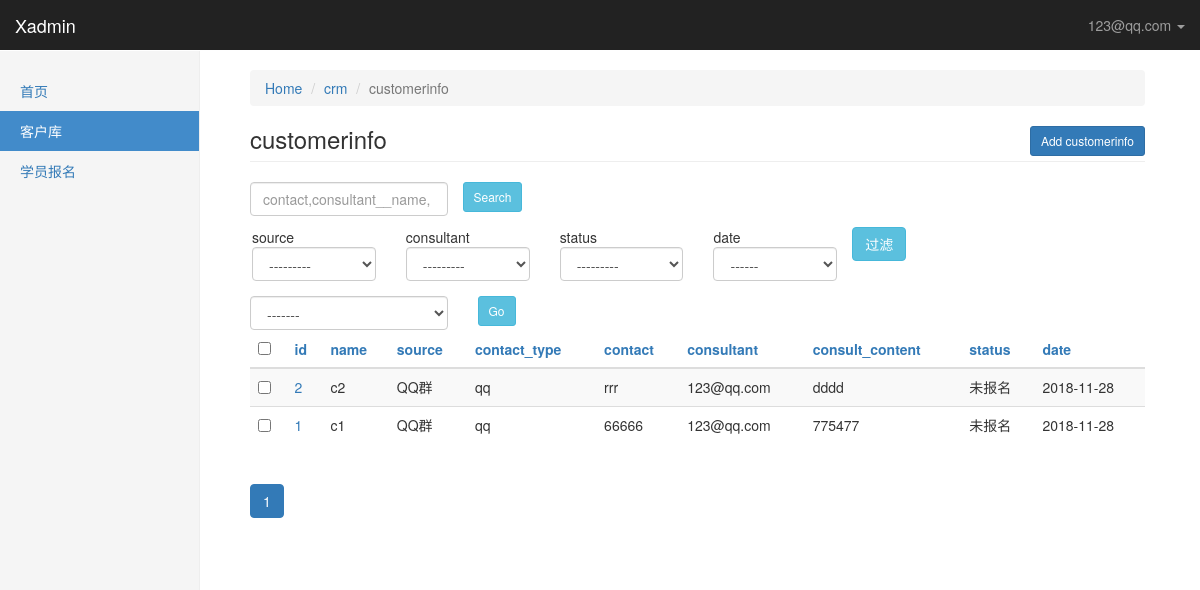
The app's page /xadmin/crm/customerinfo/ (signed in) with its own data.
### crm/models.py (models this page shows, shortened)
class UserProfile(AbstractBaseUser, PermissionsMixin):
    """
        自定制创建用户
            python manage createsuperuser
            request.user = userprofile
    """
    email = models.EmailField(
        verbose_name='email address',
        max_length=255,
        unique=True,
    )
    name = models.CharField(max_length=64, verbose_name="姓名")
    is_active = models.BooleanField(default=True)
    is_staff = models.BooleanField(default=True)
    role = models.ManyToManyField("Role", blank=True, null=True)
    objects = UserProfileManager()  # 用户认证
    USERNAME_FIELD = 'email'  # 用email字段当作用户名
    REQUIRED_FIELDS = ['name']
    def __str__(self):  # __unicode__ on Python 2
        return self.email
    class Meta:  # 自定义权限条目 对应auth_permission表
        permissions = (
            ('crm_table_list', '可以查看xadmin每张表里所有的数据'),
            ('crm_table_list_view', '可以访问xadmin表里每条数据的修改页'),
            ('crm_table_list_change', '可以对xadmin表里的每条数据进行修改'),
            ('crm_table_obj_add_view', '可以访问xadmin每张表的数据增加页'),
            ('crm_table_obj_add', '可以对xadmin每张表进行数据添加'),
        )

class Menus(models.Model):
    name = models.CharField(max_length=64)
    url_type_choices = ((0, 'absolute'), (1, 'dynamic'))
    url_type = models.SmallIntegerField(choices=url_type_choices, default=0)
    url_name = models.CharField(max_length=128)
    class Meta:
        unique_together = ('name', 'url_name')

class CustomerInfo(models.Model):
    name = models.CharField(max_length=64, default=None)
    contact_type_choices = ((0, 'qq'), (1, '微信'), (2, '手机'))
    contact_type = models.SmallIntegerField(choices=contact_type_choices, default=0)
    contact = models.CharField(max_length=64, unique=True)
    source_choices = ((0, 'QQ群'),
                      (1, '51CTO'),
                      (2, '百度推广'),
                      (3, '知乎'),
                      (4, '转介绍'),
                      (5, '其它'),
                      )
    source = models.SmallIntegerField(choices=source_choices)
    referral_from = models.ForeignKey("self", blank=True, null=True, verbose_name="转介绍")
    consult_courses = models.ManyToManyField("Course", verbose_name="咨询课程")
    consult_content = models.TextField(verbose_name="咨询内容")
    status_choices = ((0, '未报名'), (1, '已报名'), (2, '已退学'))
    status = models.SmallIntegerField(choices=status_choices)
    consultant = models.ForeignKey("UserProfile", verbose_name="课程顾问")
    id_num = models.CharField(max_length=128, blank=True, null=True)
    emergency_contact = models.PositiveIntegerField(blank=True, null=True)
    sex_choices = ((0, '男'), (1, '女'))
    sex = models.PositiveSmallIntegerField(choices=sex_choices, blank=True, null=True)
    date = models.DateField(auto_now_add=True)
    class Meta:
        verbose_name = "客户信息"
        verbose_name_plural = "客户信息"

### xadmin/views.py (the view, shortened to what this page needs)
# urls.py: url(r'^(\w+)/(\w+)/$', views.table_obj_list, name='table_obj_list'),
@login_required
def table_obj_list(request, app_name, model_name):
    admin_class = site.enabled_admins[app_name][model_name]
    querysets = admin_class.model.objects.all().order_by('-id')  # 递减 方便查看添加的数据
    querysets, filter_conditions = get_filter_result(request, querysets)
    admin_class.filter_conditions = filter_conditions  # 保留过滤条件
    querysets = get_searched_result(request, querysets, admin_class)
    admin_class.search_key = request.GET.get('_q', '')
    querysets, sorted_column = get_orderby_result(request, querysets, admin_class)
    paginator = Paginator(querysets, admin_class.list_per_page)  # 每页几条数据 返回<Paginator obj>
    page = request.GET.get('_page')
    try:
        querysets = paginator.page(page)  # page obj
    except PageNotAnInteger:
        querysets = paginator.page(1)
    except EmptyPage:
        querysets = paginator.page(paginator.num_pages)
    return render(request, 'xadmin/table_obj_list.html', locals())

### xadmin/templatetags/xadmin_tags.py (called while the page is built, shortened)
@register.simple_tag
def build_table_row(obj, admin_class):
    ele = ''
    if admin_class.list_display:
        for index, column in enumerate(admin_class.list_display):
            field_obj = admin_class.model._meta.get_field(column)   # 拿到字段对象
            if field_obj.choices:   # 判断字段是否是choices类型
                column_data = getattr(obj, 'get_%s_display' % column)()  # 获取choices别名 , get_field_display
            else:
                column_data = getattr(obj, column)
            td_ele = '<td>%s</td>' % column_data
            if index == 0:
                td_ele = '<td><a href="%s/change/">%s</a></td>' % (obj.id, column_data)
            ele += td_ele
    else:   # 未注册admin
        td_ele = '<td><a href=%s/change/>%s</a></td>' % (obj.id, obj)   # 默认返回obj的__str__
        ele += td_ele
    return mark_safe(ele)

@register.simple_tag
def render_paginator(querysets, admin_class, sorted_column):
    ele = '<ul class="pagination">'
    for i in querysets.paginator.page_range:  # 轮循每一页
        if abs(querysets.number - i) < 3:  # 显示前后2页（当前页和每页比较）
            active = ''
            if querysets.number == i:  # current page
                active = 'active'
            filter_ele = render_filter_args(admin_class)
            sorted_ele = ''
            if sorted_column:
                sorted_ele += '&_o=%s' % list(sorted_column.values())[0]
            p_ele = '<li class="%s"><a href="?_page=%s%s%s">%s</a></li>' % (active, i, filter_ele, sorted_ele, i)
            ele += p_ele
    ele += '</ul>'
    return mark_safe(ele)

@register.simple_tag
def get_sorted_column(column, sorted_column, forloop):
    if column in sorted_column:  # 这一列被排序了
        last_sort_index = sorted_column[column]
        if last_sort_index.startswith('-'):
            this_time_sort_index = last_sort_index.strip('-')
        else:
            this_time_sort_index = '-%s' % last_sort_index
        return this_time_sort_index
    else:
        return forloop

@register.simple_tag
def render_sorted_arrow(column, sorted_column):
    return ''

@register.simple_tag
def render_filter_args(admin_class, render_html=True):
    if admin_class.filter_conditions:
        ele = ''
        for k, v in admin_class.filter_conditions.items():
            ele += '&%s=%s' % (k, v)
        if render_html:
            return mark_safe(ele)
        else:
            return ele
    else:
        return ''

### xadmin/templates/xadmin/table_obj_list.html (shortened to what this page needs)
{% extends 'xadmin/index.html' %}
{% load xadmin_tags %}
{% block right-content %}
    <ol class="breadcrumb">
        <li><a href="/xadmin">Home</a></li>
        <li><a href="/xadmin/{{ app_name }}">{{ app_name }}</a></li>
        <li class="active">{{ model_name }}</li>
    </ol>
    <div class="col-lg-offset-0">
        <h3 class="page-header">{{ model_name }}
            <a class="btn btn-primary btn-sm pull-right" href="/xadmin/{{ app_name }}/{{ model_name }}/add">
                Add {{ model_name }}
            </a>
        </h3>
    </div>
    <div style="margin-left: -15px">
    <div>
        <form class="form-group">
            <div class="col-lg-3">
                <input class="form-control" type="text"
                       placeholder="{% for s in admin_class.search_fields %}{{ s }},{% endfor %}" name="_q"
                       value="{{ admin_class.search_key }}">
            </div>
            <input type="submit" class="btn btn-info btn-sm" value="Search">
        </form>
    </div>
    <div class="row" style="margin-left: 2px">
        {% if admin_class.list_filter %}
            <form class="form-group">
                {% for filter_column in admin_class.list_filter %}
                    <div class="col-lg-2">{{ filter_column }} {% build_filter_ele filter_column admin_class %}</div>
                {% endfor %}
                <input type="submit" class="btn btn-info" value="过滤">
            </form>
        {% endif %}
    </div>
    <div>
    <form class="form-group" onsubmit="return ActionCheck(this)" method="post">{% csrf_token %}
        <div class="col-lg-3">
            <select class="form-control" name="action">
                <option value="">-------</option>
            </select>
        </div>
        <div class="col-lg-2">
            <input class="btn btn-info btn-sm" type="submit" value="Go">
        </div>
    </form>
    </div>
    </div>
    <table class="table table-striped">
        <thead>
        <tr>
            {% if admin_class.list_display %}
                <th><input type="checkbox" onclick="SelectAllObjs(this)"></th>
                {% for column in admin_class.list_display %}
                    <th>
                        <a href="?_o=
                                {% get_sorted_column column sorted_column forloop.counter0 %}{% render_filter_args admin_class %}">
                            {{ column }}
                        </a>
                    </th>
                {% endfor %}
            {% else %}
                <th><input type="checkbox" onclick="SelectAllObjs(this)"></th>
                <th>{% get_model_name admin_class %}</th>
            {% endif %}
        </tr>
        </thead>
        <tbody>
        {% for obj in querysets %}
            <tr>
                <td><input row-select="true" type="checkbox" value="{{ obj.id }}"></td>
                {% build_table_row obj admin_class %}
            </tr>
        {% endfor %}
        </tbody>
    </table>
    {% render_paginator querysets admin_class sorted_column %}
{% endblock %}

### xadmin/templates/xadmin/index.html (shortened to what this page needs)
{% extends 'xadmin/base.html' %}
{% block body %}
    <nav class="navbar navbar-inverse navbar-fixed-top">
        <div class="container-fluid">
            <div class="navbar-header">
                <a class="navbar-brand" href="#">Xadmin</a>
            </div>
            <div id="navbar" class="navbar-collapse collapse">
                <ul class="nav navbar-nav navbar-right">
                    <li class="dropdown ">
                        <a href="#" class="dropdown-toggle" data-toggle="dropdown" role="button">{{ request.user }}
                            <span class="caret"></span></a>
                    </li>
                </ul>
            </div>
        </div>
    </nav>
    <div class="container-fluid">
            <div class="col-sm-3 col-md-2 sidebar">
                <ul class="nav nav-sidebar">
                    {% for role in  request.user.role.all %}
                        {% for menu in role.menus.all %}
                            {% if request.path == menu.url_name %}
                                <li class="active">
                                    <a href="{% if menu.url_type == 0 %}{{ menu.url_name }}{% else %}{% url menu.url_name %}{% endif %}">{{ menu.name }}</a>
                                </li>
                            {% else %}
                                <li>
                                    <a href="{% if menu.url_type == 0 %}{{ menu.url_name }}{% else %}{% url menu.url_name %}{% endif %}">{{ menu.name }}</a>
                                </li>
                            {% endif %}
                        {% endfor %}
                    {% endfor %}
                </ul>
            </div>
            <div class="col-sm-9 col-sm-offset-3 col-md-10 col-md-offset-2 main">
                {% block right-content %}{% endblock %}
            </div>
    </div>
{% endblock %}

### xadmin/templates/xadmin/base.html (shortened to what this page needs)
<!DOCTYPE html>
<html lang="zh-CN">
<head>
    <link href="/static/css/bootstrap.min.css" rel="stylesheet">
    <link href="/static/css/ie10-viewport-bug-workaround.css" rel="stylesheet">
    <link href="/static/css/dashboard.css" rel="stylesheet">
</head>
<body>
{% block body %}
{% endblock %}
</body>
</html>

### static/css/dashboard.css (style rules this page uses)
body { padding-top: 50px; }
.navbar-fixed-top { border: 0; }
.sidebar { display: none; }
@media (min-width: 768px) { .sidebar { position: fixed; top: 51px; bottom: 0; left: 0; z-index: 1000; display: block; padding: 20px; overflow-x: hidden; overflow-y: auto; background-color: #f5f5f5; border-right: 1px solid #eee; } }
.nav-sidebar { margin-right: -21px; margin-bottom: 20px; margin-left: -20px; }
.nav-sidebar > li > a { padding-right: 20px; padding-left: 20px; }
.nav-sidebar > .active > a, .nav-sidebar > .active > a:hover, .nav-sidebar > .active > a:focus { color: #fff; background-color: #428bca; }
.main { padding: 20px; }
@media (min-width: 768px) { .main { padding-right: 40px; padding-left: 40px; } }
.main .page-header { margin-top: 0; }

### records on screen
UserProfile: user "123@qq.com"
Menus: name "首页"
Menus: name "客户库"
Menus: name "学员报名"
CustomerInfo: id+name+source "2 c2 QQ群 qq rrr 123@qq.com dddd 未报名 2018-11-28"
CustomerInfo: id+name+source "1 c1 QQ群 qq 66666 123@qq.com 775477 未报名 2018-11-28"

### other values on screen
{{ app_name }} "crm"
{{ model_name }} "customerinfo"
{{ filter_column }} "source" "consultant" "status" "date"
{{ column }} "id" "name" "source" "contact_type" "contact" "consultant" "consult_content" "status" "date"
